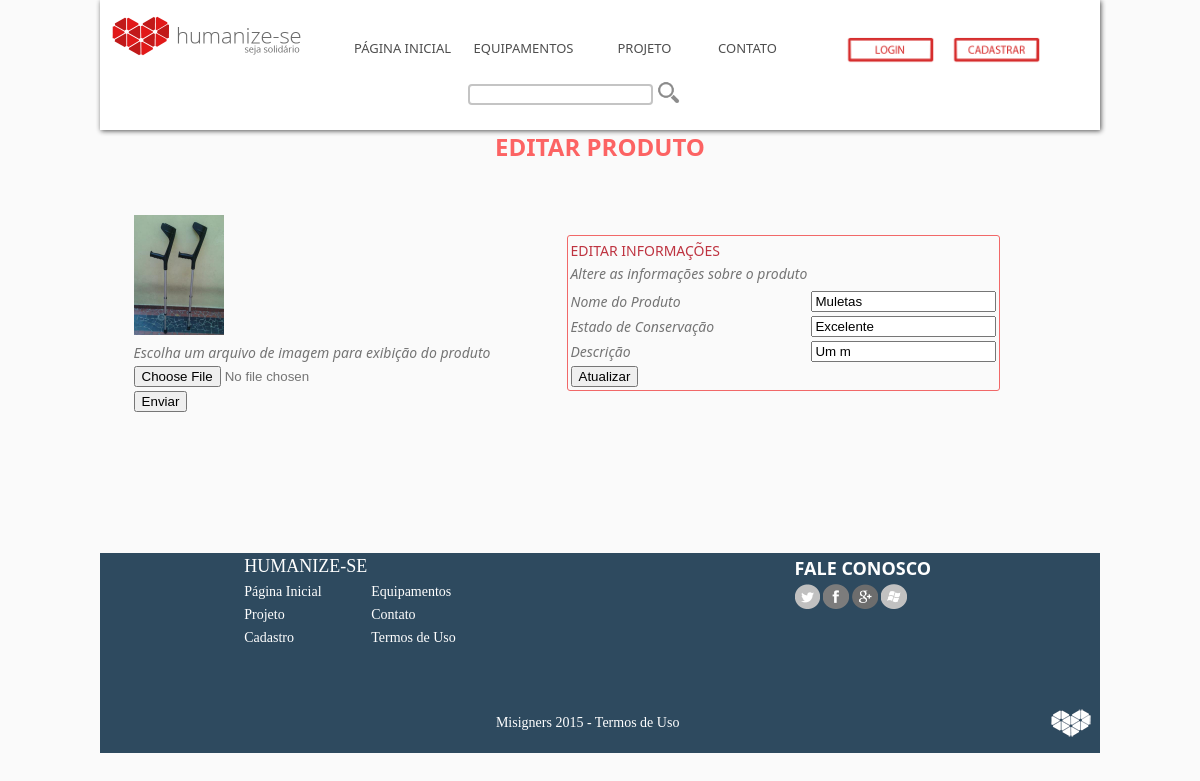
Page /editar_produto.php?id=20 on the committed database.
### tables this page shows
CREATE TABLE IF NOT EXISTS `produto` (
  `id` int(11) NOT NULL AUTO_INCREMENT,
  `nome` varchar(30) NOT NULL,
  `estado` varchar(10) NOT NULL,
  `descricao` varchar(1000) NOT NULL,
  `imagem` varchar(1000) NOT NULL,
  `emailuser` varchar(50) NOT NULL COMMENT 'identificação de quem postou o produto',
  PRIMARY KEY (`id`)
);

### editar_produto.php (the view, shortened to what this page needs)
<!DOCTYPE html>
	<head>
			<link href="css/geral.css" rel="stylesheet" type="text/css">
            <link rel="stylesheet" type="text/css" href="css/style.css" />
	</head>
	<body bgcolor="#fefefe">
	<div class="geral">
			<header>
			<a href="index.html"><img src="img/logo_header.png" width="20%" style="margin-left: 10px; margin-top: 10px;"></a>
				<div id="menu">
					<table>
						<tr>
							<td><a href="index.php">PÁGINA INICIAL</a></td>
							<td><a href="hover_equipamentos.php">EQUIPAMENTOS</a></td>
							<td><a href="projeto.php">PROJETO</a></td>
							<td><a href="contato.php">CONTATO</a></td>
						</tr>
					</table>
				</div>
				<div id="button">
				<?php
					$linklogin="login.html"	;
					$imglogin="login.png";
					$linkcadastro="cadastro_usuario.html";
					$imgcadastro="cadastrar.png";
					$width="40%";
					$margin="10px";
					$imagem=$_SESSION ['imagem'];
				?>
					<a href="<?php echo $linklogin;?>"><img src="upload/usuarios/<?php echo $imglogin?>" width="<?php echo $width; ?>" style="border-radius:5%;"></a><font face="Segoe UI" size="2" color="#be3340" style="margin-left: 10px;">
					<a href="<?php echo $linkcadastro; ?>"><img src="img/<?php echo $imgcadastro; ?>" width="40%"></a></font>
				</div>
				<table style="margin-top:<?php echo $margin;?>">
                	<form method="post" action="busca.php">
                            <tr>
                                <td><input type="text" name="buscaf" maxlength="90" style="transition: border 0.3s; width: 182; border-radius: 4px; border-width: 2px; border-style: solid; border-color: #bebebe"></td><td><input type="image" src="img/pesquisar.png" name="buscaf" width="60%"></td>
                            </tr>
                    </form>
				</table>
			</header>
			<div id="teste" style="height:130px;">
            </div>
				<?php
			$recuperaId = $_GET['id'];
			$selecionar=mysql_query("SELECT * FROM produto where id='$recuperaId'");
				if(@mysql_num_rows($selecionar)==0){
			$nenhum=" Houve um erro na exibição dos dados do produto";
			}
		else{
			while($linha=mysql_fetch_array($selecionar)){
			$id=$linha['id'];
			$produto=$linha['nome'];
			$imagem=$linha['imagem'];
			$descricao=$linha['descricao'];
			$estado= $linha ['estado'];
			}
		}
		?>
		<center><h1>EDITAR PRODUTO</h1></center>
		<table>
		<tr>
			<td>
			<table>
			<tr>
				<form method="post" enctype="multipart/form-data" action="update_foto_produto.php">
					<td><img src="upload/produtos/<?php echo $imagem;?>" style="max-width: 90px"></td>
			</tr>
			<tr>
					<td><i>Escolha um arquivo de imagem para exibição do produto</i></td>
			<tr>
					<td><input type="file" name="arquivo" id="arquivo"></td>
			</tr>
			<tr>
				<td><input type="submit" value="Enviar"></td>
			</tr>
			</table></td>
			<td style="padding:70px;"><table  style="border: 1px solid; border-color: #f16868; border-radius: 3px">
			<tr>
				<form method="post" action="update_produto.php">
			<tr>
					<td><font color="#be3340">EDITAR INFORMAÇÕES</font></td>
			</tr>
			<tr>
					<td><i>Altere as informações sobre o produto</i></td>
			</tr>
			<tr>
					<td><input type="text" value="<?php echo $id;?>" style="pointer-events:none;display:none" name="id"></td>
			</tr>
			<tr>
					<td><i>Nome do Produto</i></td>
					<td><input type="text" value="<?php echo $produto; ?>" name="nomef"></td>
			</tr>
			<tr>
					<td><i>Estado de Conservação</i></td>
					<td><input type="text" value="<?php echo $estado; ?>" name="estadof"></td>
			</tr>
			<tr>
					<td><i>Descrição</i></td>
					<td><input type="text" value="<?php echo $descricao; ?>" name="descricaof"></td>
			</tr>
			<tr>
					<td><input type="submit" value="Atualizar"></td>
			</tr>
				</form>
		</table></td>
		</tr>
		</table>
				<br><br><br><br><br>
				<footer>
				<div id="mapa">
					<table>
						<tr>
							<td><h1>HUMANIZE-SE</h1></td>
						</tr>
						<tr>
							<td><a href="index.html">Página Inicial</a></td>
							<td><a href="equipamentos.html">Equipamentos</a></td></tr>
						<tr>
							<td><a href="projeto.html">Projeto</a></td>
							<td><a href="contato.html">Contato</a></td></tr>
						<tr>
							<td><a href="cadastro.html">Cadastro</a></td>
							<td><a href="#" onClick="window.open('termos.html', 'Termos', 'STATUS=NO, TOOLBAR=NO, LOCATION=NO, DIRECTORIES=NO, RESISABLE=NO, SCROLLBARS=YES, TOP=10, LEFT=10, WIDTH=500, HEIGHT=400');">Termos de Uso</a></td>
						</tr>
					</table>
				</div>
				<div id="contato">
					<table>
						<tr>
							<td><h1>FALE CONOSCO</h1></td>
						</tr>
						<tr>
							<td><a href="https://www.twitter.com/humanizese"><img src="img/twitter.png" width="12%"></a>
								<a href="https://www.facebook.com/misigners"><img src="img/facebook.png" width="12%"></a>
								<a href="https://plus.google.com/misigners"><img src="img/plus.png" width="12%"></a>
								<a href="mailto:misigners@mail.com"><img src="img/mail.png" width="12%"></a></td>
						</tr>
					</table>
				</div>
				<br><br><br><br><br><br><br>
				<div id="footer">
					<table>
						<tr>
							<td><h1>Misigners 2015 - <a href="#" onClick="window.open('termos.html', 'Termos', 'STATUS=NO, TOOLBAR=NO, LOCATION=NO, DIRECTORIES=NO, RESISABLE=NO, SCROLLBARS=YES, TOP=10, LEFT=10, WIDTH=500, HEIGHT=400');">Termos de Uso</a></h1></td>
							<td><img src="img/logo_footer.png"></td>
				</div>
			</footer>
		</div>
	</body>
</html>

### css/geral.css (style rules this page uses)
* { margin: 0 auto; padding: 0 auto; }
.geral { width: 1000px;height: auto; }
body { background-color: #fafafa; width: 1000px;height: auto; }
header { width: 1000px;height: 130px;background-color: #ffffff;opacity: 0.9;position:fixed;z-index: 100;-webkit-box-shadow: 1px 1px 5px 0px rgba(0,0,0,0.75);-moz-box-shadow: 1px 1px 5px 0px rgba(0,0,0,0.75); box-shadow: 1px 1px 5px 0px rgba(0,0,0,0.75); }
header table { margin-right: 10px;margin-right: 400px;margin-top:-10px; }
#menu { width: 50%;margin-top: -30px; }
#menu a { font-family: Segoe UI;font-size: 13px;color: #3b3b3b;text-decoration: none; }
#menu table { width: 90%; border-color: #ffffff; }
#menu td { width: 15%;height: 20px;text-align: center; padding: 1; border-color: #ffffff; }
#button { width: 23.1%;height: auto;margin-right: 25px;;margin-top: -24px; }
footer { width: 100%;height: 200px;background-color: #2E4A5F;margin-top: 0 auto; }
#mapa { width: 50%;height: 150px;float: left; }
#mapa h1 { font-family: Segoe UI Light;font-size: 18px;color: #ffffff;font-weight: 300; }
#mapa a { font-family: Segoe UI Light;font-size: 14px;color: #ffffff;text-decoration: none; }
#contato { width: 40%;height: 150px;float: right; }
#contato h1 { font-family: Segoe UI;font-size: 18px;color:#ffffff;text-align: left; }
#contato img { transition: 0.5s;-webkit-filter: grayscale(100%);-moz-filter: grayscale(100%);-o-filter: grayscale(100%);-ms-filter: grayscale(100%);filter: grayscale(100%); }
#footer { width: 100%;height: 50px; }
#footer table { width: 65%;float: right; }
#footer img { float: right; }
#footer a { font-family: Segoe UI Light;font-size: 14px;color: #ffffff;text-decoration: none; }
#footer h1 { font-family: Segoe UI Light;font-size: 14px;font-weight: 300;color: #ffffff;text-decoration: none;margin-left: -110px; }
#footer td { width: 33,3%; }
td { font-family: Segoe UI;font-size: 14px;color: #747474; }
h1 { font-family: Segoe UI;font-size: 1.5em;color: #fc6363;text-align: center; }
h1 a { font-family:Segoe UI; font-size: 1.0em; text-decoration: none; }

### rows in the picture
produto: imagem (picture), nomef "Muletas", estadof "Excelente", descricaof "Um m"
